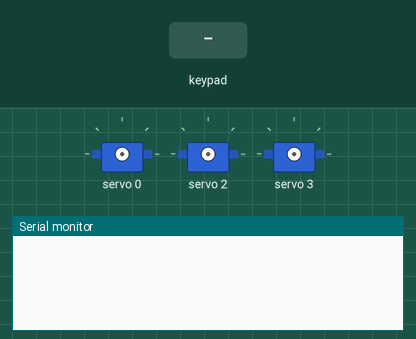
Recording of a sketch running on a simulated Arduino Uno, built with avr-gcc and run on an emulated ATmega328P. Parts: 3 × servo, the last lines printed to the serial monitor. Inputs (shaded band) come from the test bench.

Above: at 1.2 s.
1.3 s: key 'A' pressed
At 1.62 s:
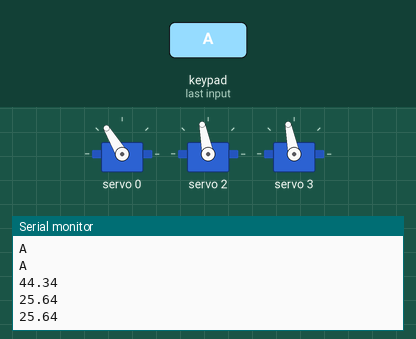
2.8 s: keypad keys 9 8 7 6 # pressed 0.4 s apart
At 5.0 s:
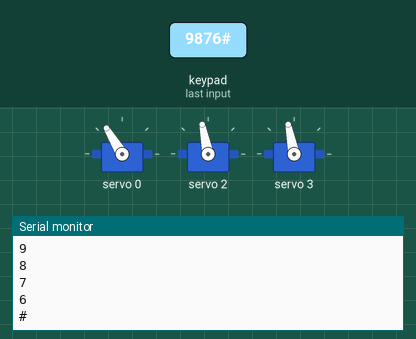
6.3 s: key 'B' pressed
At 7.5 s:
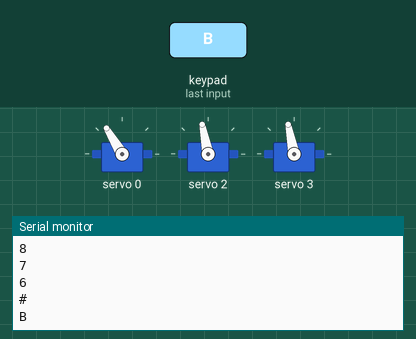
7.8 s: keypad keys 9 8 7 6 * pressed 0.4 s apart
At 9.9 s:
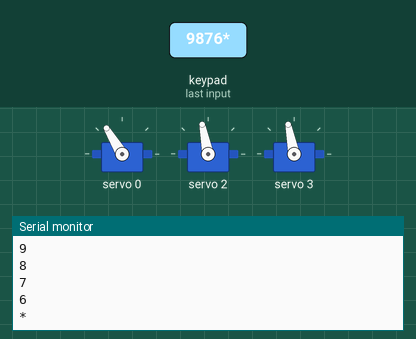
11.3 s: key 'C' pressed
At 12.5 s:
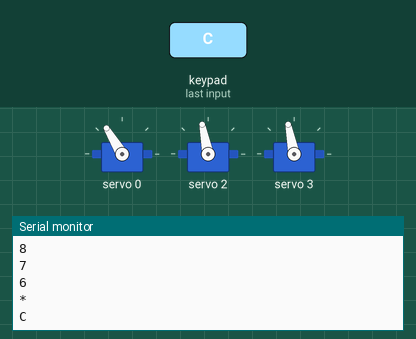
12.8 s: keypad keys 9 8 7 6 D pressed 0.4 s apart
At 14.9 s:
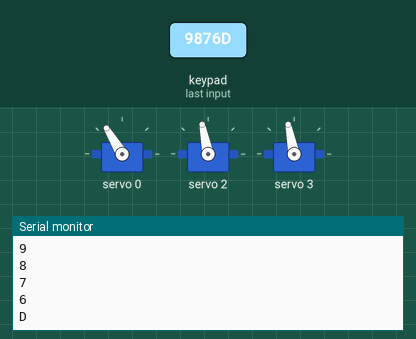
Timing chart, 0 to 16.4 s (numbered marks = the images above; inputs shaded):
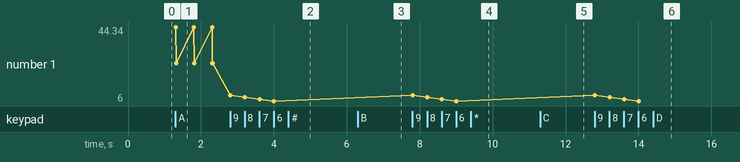

Measured:
- after the input at 1.3 s, the serial monitor: prints a new line at once (image 1)
- after the input at 2.8 s, the serial monitor: prints a new line at once (image 2)
- after the input at 6.3 s, the serial monitor: prints a new line at once (image 3)
- after the input at 7.8 s, the serial monitor: prints a new line at once (image 4)
- after the input at 11.3 s, the serial monitor: prints a new line at once (image 5)
- after the input at 12.8 s, the serial monitor: prints a new line at once (image 6)
- plotted number 1: 25.64 → 6 after the input at 2.8 s

The sketch:

D3delta_switch_Case_mode2.ino
```cpp
#include <Wire.h>
#include <Adafruit_PWMServoDriver.h>
#include <math.h>
#include <Keypad.h>

Adafruit_PWMServoDriver myservodriver = Adafruit_PWMServoDriver();

#define servoMIN 130
#define servoMAX 530
// servolarin 0 derece oldugu konum 270 pwm olarak elle hesaplandi
// boylece servomin ve servomax acilarini -63 ve servomaxi 117 olarak hesapladik

int servo1 = 0;
int servo2 = 2;
int servo3 = 3;

//int ii = 450;

// circle variables
float rc = 30; // radius of the circle
float b0 = 100, b1 = 110, b2 = 196, b7 = 42, h0 = 500, h7 = 0; // dimensions of robot

// number of points on the circle
const int numPoints = 8;
float tt = 2*M_PI/numPoints; // time step for circle move

float teta[numPoints]; // angle
float p[3][numPoints]; // position

float beta[3] = {0, 2*M_PI/3, -2*M_PI/3};
float u1[3] = {1, 0, 0}, u2[3] = {0, 1, 0}, u3[3] = {0, 0, 1}; // unit vectors
float phi_k[3], Yk[3];
float th_k[3][numPoints];
float th_k0[3];
float theta_1[numPoints] , theta_2[numPoints], theta_3[numPoints];
float theta1 , theta2, theta3;
float rk[3][numPoints];
float rk1, rk2, rk3;
float anglesin, anglecos;
float Fk;
float sigma1 = 1, sigma2 = -1;
int count = 0;
// float a = 50; // one length of the square in mm
// float b;

// millis dataset
unsigned long previousMillis = 0;
const long interval = 500; // delay for 500ms
int it = 0;

// keypad part
const byte ROWS = 4;
const byte COLS = 4;

// Array to represent keys on keypad
char hexaKeys[ROWS][COLS] = {
  {'1', '2', '3', 'A'},
  {'4', '5', '6', 'B'},
  {'7', '8', '9', 'C'},
  {'*', '0', '#', 'D'}
};
// Connections to Arduino
byte rowPins[ROWS] = {9, 8, 7, 6};
byte colPins[COLS] = {5, 4, 3, 2};

// Create keypad object
Keypad customKeypad = Keypad(makeKeymap(hexaKeys), rowPins, colPins, ROWS, COLS);

// to control functions
const char charinverse = 'A';
const char charstop = 'D';
char datakeypad;

void setup() {
  Serial.begin(9600);
  myservodriver.begin();
  myservodriver.setPWMFreq(50);

  // inverse kinematics
  // Define position of the effector with desired numbers
  for (int in = 0; in < numPoints; in++) {
    teta[in] = -M_PI + in * tt;
    p[0][in] = rc * cos(teta[in]);
    p[1][in] = rc * sin(teta[in]);
    p[2][in] = 320;

  for (int i = 0; i < 3; i++) {
      float Rot3b[3][3] = {cos(-beta[i]), -sin(-beta[i]), 0, sin(-beta[i]), cos(-beta[i]), 0, 0, 0, 1};

      for (int j = 0; j < 3; j++) {
        rk[j][in] = Rot3b[j][0]*p[0][in] + Rot3b[j][1]*p[1][in] + Rot3b[j][2]*p[2][in] - u1[j]*(b0-b7) - u3[j]*(h0-h7);
      }

      rk1 = rk[0][in]*u1[0] + rk[1][in]*u1[1] + rk[2][in]*u1[2];
      rk2 = rk[0][in]*u2[0] + rk[1][in]*u2[1] + rk[2][in]*u2[2];
      rk3 = rk[0][in]*u3[0] + rk[1][in]*u3[1] + rk[2][in]*u3[2];

      anglesin = rk2;
      anglecos = sigma1*sqrt(pow(b2, 2) - pow(rk2, 2));
      phi_k[i] = atan2(anglesin, anglecos)*180/M_PI;

      Fk = (pow(rk1, 2) + pow(rk2, 2) + pow(rk3, 2) + pow(b1, 2) - pow(b2, 2))/(2*b1);

      th_k0[i] = -atan2(rk3, rk1)*180/M_PI;
      Yk[i]  = atan2(sqrt(pow(rk1 , 2) + pow(rk3 , 2) - pow(Fk , 2)), Fk )*180/M_PI;
      th_k[i][in] = th_k0[i] + sigma2*Yk[i];

      //thstr_k[i][in] = -atan2(sigma1*(rk3[in]+b1*sin(th_k[i][in]*M_PI/180)), sigma1*(rk1[in]-b1*cos(th_k[i][in]*M_PI/180)))*180/M_PI;
      //thprime_k[i][in] = thstr_k[i][in] - th_k[i][in];
      }

    theta_1[in] = map(th_k[0][in], -63, 117 ,servoMIN, servoMAX);
    theta_2[in] = map(th_k[1][in], -63, 117 ,servoMIN, servoMAX);
    theta_3[in] = map(th_k[2][in], -63, 117 ,servoMIN, servoMAX);
  }
}

void loop() {

  char customKey = customKeypad.getKey();

  if (customKey) {
    // Print key value to serial monitor
    // Serial.println(customKey);
    datakeypad = customKey;
    Serial.println(datakeypad);
  }
  unsigned long currentMillis = millis();

  switch(datakeypad)
    {
    case 'A': // move robot
    if (it == 0){
      it =0;
    }

    for(int ix = it; ix < numPoints; it++) {
      if (currentMillis - previousMillis >= interval) {

        // save the last time we move the robot
        previousMillis = currentMillis;

        Serial.println(datakeypad);

        myservodriver.setPWM(servo1, 0, theta_1[ix]);
        myservodriver.setPWM(servo2, 0, theta_2[ix]);
        myservodriver.setPWM(servo3, 0, theta_3[ix]);

        Serial.println(th_k[0][ix]);
        Serial.println(th_k[1][ix]);
        Serial.println(th_k[2][ix]);
        //delay(500); // remove the delay later on
        }

      break;

    case 'B':
      Serial.println(datakeypad);
      delay(500);
      break;

    default:
    break;
    }

}
}
```
